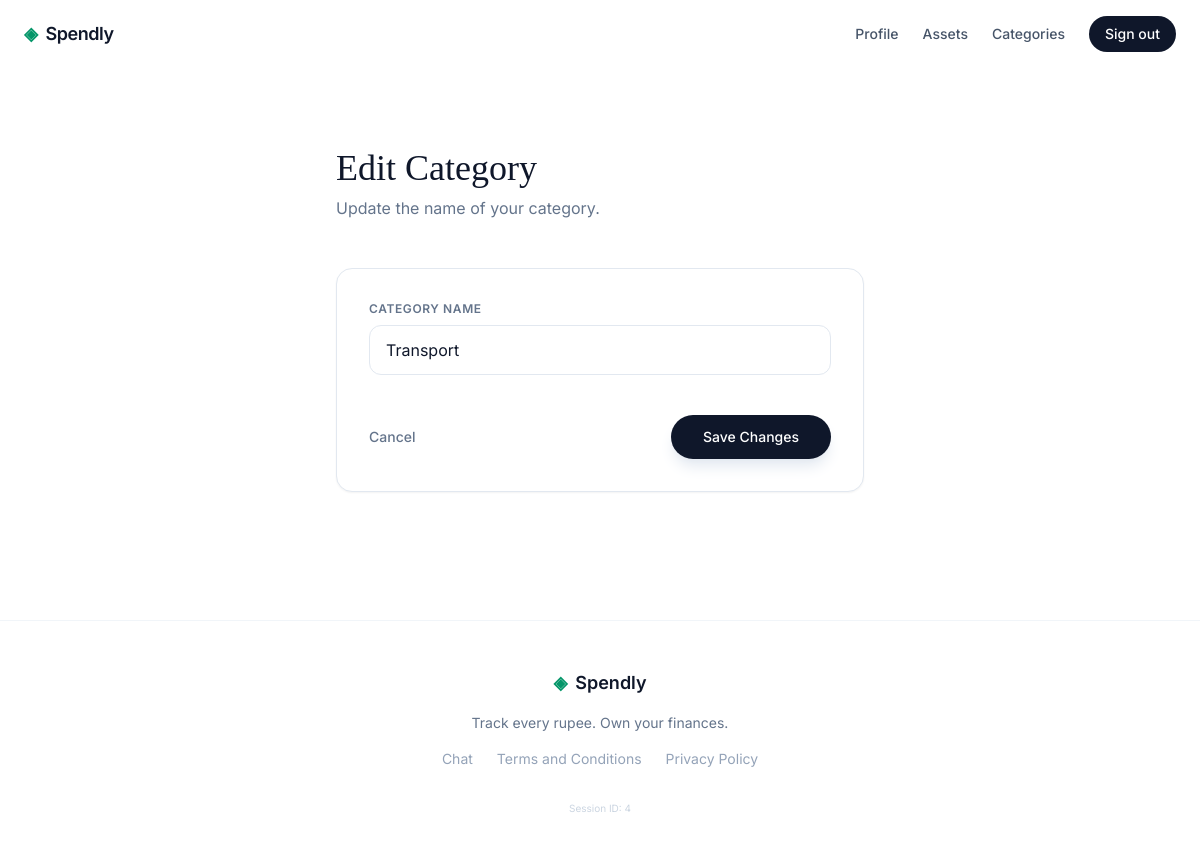
Page /categories/edit/2 (signed in) on the earlier database version.
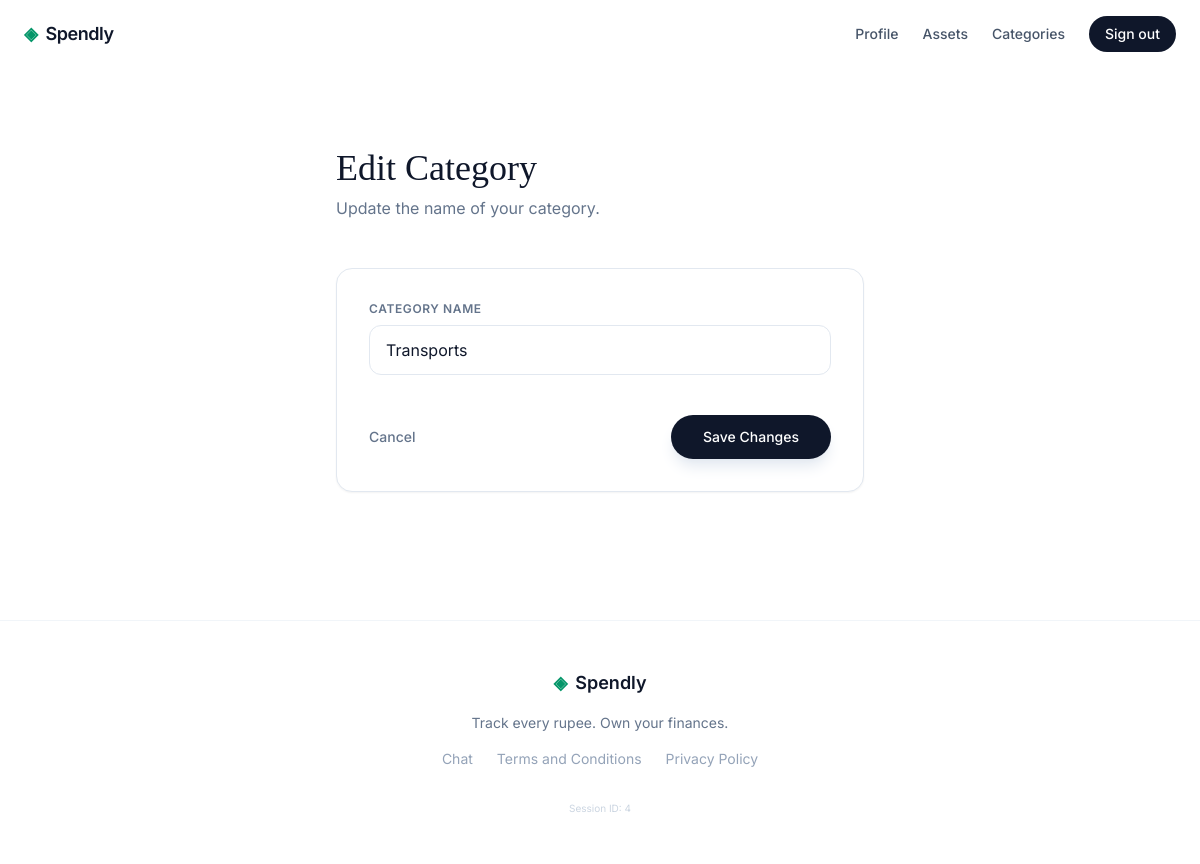
Same page on the later database version.
### tables this page shows
CREATE TABLE categories (
                id INTEGER PRIMARY KEY AUTOINCREMENT,
                user_id INTEGER NOT NULL,
                name TEXT NOT NULL,
                color TEXT,
                FOREIGN KEY (user_id) REFERENCES users (id)
            );

### app.py (the view, shortened to what this page needs)
@app.route("/categories/edit/<int:id>", methods=["GET", "POST"])
@login_required
def edit_category(id):
    user_id = session["user_id"]
    with get_db() as db:
        cat = db.execute("SELECT * FROM categories WHERE id = ? AND user_id = ?", (id, user_id)).fetchone()
        if not cat:
            flash("Category not found or unauthorized.", "error")
            return redirect(url_for("categories"))
    return render_template("edit_category.html", category=cat)

### app.py (called while the page is built)
def login_required(f):
    @wraps(f)
    def decorated_function(*args, **kwargs):
        if "user_id" not in session:
            flash("Please sign in to access this page.", "error")
            return redirect(url_for("login"))
        return f(*args, **kwargs)
    return decorated_function

### database/db.py (called while the page is built)
def get_db():
    conn = sqlite3.connect(DATABASE)
    conn.row_factory = sqlite3.Row
    conn.execute("PRAGMA foreign_keys = ON;")
    return conn

### templates/edit_category.html (shortened to what this page needs)
{% extends "base.html" %}
{% block content %}
<div class="max-w-xl mx-auto px-6 py-12">
    <div class="mb-12">
        <h1 class="serif text-4xl text-slate-900 mb-2">Edit Category</h1>
        <p class="text-slate-500">Update the name of your category.</p>
    </div>
    <div class="bg-white border border-slate-200 rounded-2xl p-8 shadow-sm">
        <form method="POST" class="space-y-6">
            <div>
                <label for="name" class="block text-xs font-semibold text-slate-500 uppercase tracking-wider mb-2">Category Name</label>
                <input type="text" name="name" id="name" value="{{ category.name }}" required
                       class="w-full px-4 py-3 border border-slate-200 rounded-xl text-slate-900 focus:outline-none focus:ring-2 focus:ring-emerald-500/20 focus:border-emerald-500 transition-all">
            </div>
            <div class="pt-4 flex items-center justify-between gap-4">
                <a href="{{ url_for('categories') }}" class="text-sm font-medium text-slate-500 hover:text-slate-900 transition-colors">Cancel</a>
                <button type="submit" class="bg-slate-900 text-white px-8 py-3 rounded-full text-sm font-medium hover:bg-slate-800 transition-all shadow-lg shadow-slate-200">
                    Save Changes
                </button>
            </div>
        </form>
    </div>
</div>
{% endblock %}

Differences in the rows shown:
changed categories: name "Transport" → "Transports"
